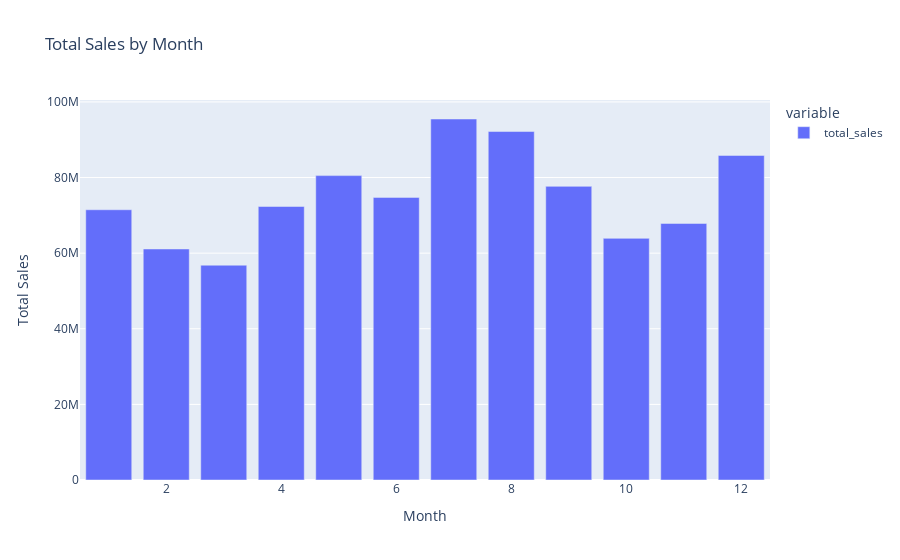

The cell this chart's notebook holds for it:
### Code cell
#sales by month
px.bar(sales.groupby(sales['invoice_date'].dt.month)['total_sales'].sum(),labels={'invoice_date':'Month','value':'Total Sales'},title='Total Sales by Month')

### Figure 1 — Plotly figure (JSON) as saved in the notebook; plotly's stock layout.template omitted (floating-point values rounded to 4 significant figures)
{"data": [{"alignmentgroup": "True", "hovertemplate": "variable=total_sales<br>Month=%{x}<br>Total Sales=%{y}<extra></extra>", "legendgroup": "total_sales", "marker": {"color": "#636efa", "pattern": {"shape": ""}}, "name": "total_sales", "offsetgroup": "total_sales", "orientation": "v", "showlegend": true, "textposition": "auto", "type": "bar", "x": [1, 2, 3, 4, 5, 6, 7, 8, 9, 10, 11, 12], "xaxis": "x", "y": [71479142, 61100153, 56809109, 72339970, 80507695, 74747372, 95480694, 92166201, 77661459, 63911033, 67857340, 85841957], "yaxis": "y"}], "layout": {"barmode": "relative", "legend": {"title": {"text": "variable"}, "tracegroupgap": 0}, "title": {"text": "Total Sales by Month"}, "xaxis": {"anchor": "y", "domain": [0, 1], "title": {"text": "Month"}}, "yaxis": {"anchor": "x", "domain": [0, 1], "title": {"text": "Total Sales"}}}}
